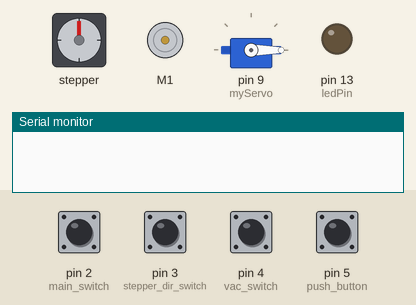
Recording of a sketch running on a simulated Arduino Uno, built with avr-gcc and run on an emulated ATmega328P. On the bench: stepper motor, DC motor (green arrow = forward, orange = backward, longer = faster), servo, output pins drawn as LEDs (lit = HIGH), the last lines printed to the serial monitor. Inputs (shaded band) come from the test bench; at power-on: pin 2 (main_switch), pin 3 (stepper_dir_switch), pin 4 (vac_switch), pin 5 (push_button) LOW. Stepper angles assume 200 steps per turn.

Above: at 0.2 s.
2.4 s: pin 5 (push_button) pulled HIGH for 0.15 s
At 2.82 s:
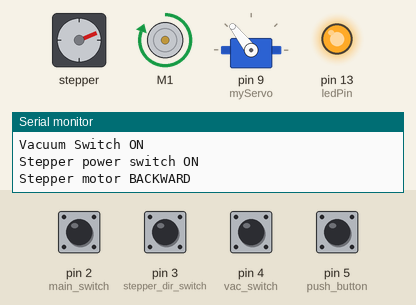
At 4.3 s:
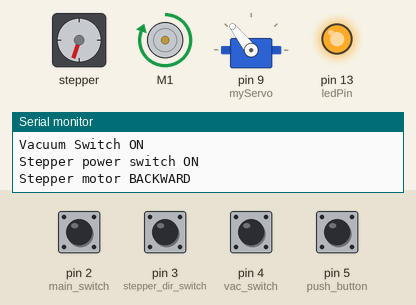
Timing chart, 0 to 20.2 s (numbered marks = the images above; inputs shaded):
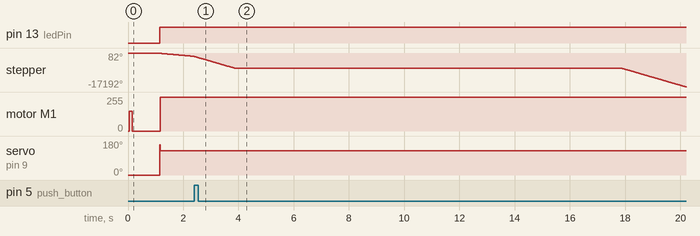

The sketch:

main_script_auto.ino
```cpp
#include <Wire.h>
#include <Adafruit_MotorShield.h>
#include <Servo.h>

Adafruit_MotorShield AFMS1 = Adafruit_MotorShield();
Adafruit_MotorShield AFMS2 = Adafruit_MotorShield();

// initiate DC motor at port 1 (M1)
Adafruit_DCMotor *vacMotor = AFMS1.getMotor(1);
// initiate Stepper motor at port 2 (M3 and M4)
Adafruit_StepperMotor *stepperMotor = AFMS2.getStepper(200, 2);
Servo myServo;  // create a servo object

// INPUT Hardwares
int main_switch = 2;
int stepper_dir_switch = 3;
int vac_switch = 4;
int push_button = 5;
int photoResistorPin = 1;

// OUTPUT Hardware
int ledPin = 13;

int val_main_switch = 0;
int val_step_dir_switch = 0;
int val_vac_switch = 0;
int lightLevel;

void setup() {
  Serial.begin(9600);
  AFMS1.begin();
  AFMS2.begin();

  // turn on stepper motor
  stepperMotor->setSpeed(1200);  // 1200 rpm
  stepperMotor->step(50, FORWARD, SINGLE);
  stepperMotor->step(50, BACKWARD, SINGLE);

  // turn on DC motor
  vacMotor->setSpeed(150); // PWM from 0 to 255
  vacMotor->run(FORWARD);
  delay(100);
  vacMotor->run(RELEASE);
  vacMotor->setSpeed(255);

  // initiate servo motor
  myServo.attach(9); // attaches the servo on pin 9 to the servo object
  myServo.write(0);
  delay(1000);
  myServo.write(160);

  pinMode(ledPin, OUTPUT);  // declare LED as output
  pinMode(main_switch, INPUT);    // declare switch as input
  pinMode(stepper_dir_switch, INPUT);    // declare switch as input
  pinMode(push_button, INPUT);
  pinMode(vac_switch, INPUT);    // declare switch as input
}

void loop() {
  stepper_motor();
  auto_feeding();
  vacuum_motor();
}

void stepper_motor()
{
  stepperMotor->setSpeed(2000);

  val_main_switch = digitalRead(main_switch);  // read input value
  val_step_dir_switch = digitalRead(stepper_dir_switch);  // read input value

  if (val_main_switch == HIGH) // check if the input is HIGH (switch OFF)
  {
    Serial.println("Stepper power switch OFF");
    digitalWrite(ledPin, LOW);  // turn LED OFF
    while (val_main_switch == HIGH)
    {
      stepperMotor->release();
      break;
    }
  }
  else
  {
    Serial.println("Stepper power switch ON");
    digitalWrite(ledPin, HIGH);  // turn LED ON
    while (val_main_switch == LOW)
    {
      if (val_step_dir_switch == HIGH)
      {
        Serial.println("Stepper motor FORWARD");
        stepperMotor->step(50, FORWARD, SINGLE);
        break;
      }
      else
      {
        Serial.println("Stepper motor BACKWARD");
        stepperMotor->step(50, BACKWARD, SINGLE);
        break;
      }
    }
  }
}

void auto_feeding()
{
  stepperMotor->setSpeed(1200);
  int PB_state = 0;

  PB_state = digitalRead(push_button);

  if (PB_state == HIGH)
  {
    digitalWrite(ledPin, HIGH);

    // Part of Sticker 1
    // stepperMotor->step(3258, BACKWARD, DOUBLE);
//    myServo.write(128);
//    vacMotor->run(FORWARD);
//    stepperMotor->step(250*1.5, BACKWARD, DOUBLE); // move 2 mm front
//    // check_sticker();
//    delay(10000);
//    vacMotor->run(RELEASE);
//    myServo.write(160);
    // Sticker 2
    myServo.write(128);
    vacMotor->run(FORWARD);
    stepperMotor->step(3340, BACKWARD, DOUBLE);
    // check_sticker();
    delay(12000);

    check_sticker();
    //delay(10000);
    delay(2000);

    // Sticker 3
    stepperMotor->step(7264, BACKWARD, DOUBLE);
    check_sticker();
    //delay(10000);
    delay(2000);

    // Sticker 4
    stepperMotor->step(6066-302, BACKWARD, DOUBLE);
    check_sticker();
    //delay(10000);
    delay(2000);

    // Sticker 5
    stepperMotor->step(2822, BACKWARD, DOUBLE);
    check_sticker();
    //delay(10000);
    delay(2000);

    // Sticker 6
    stepperMotor->step(3462, BACKWARD, DOUBLE);
    check_sticker();
    //delay(10000);
    delay(2000);

    // Sticker 7
    stepperMotor->step(6636-3000, BACKWARD, DOUBLE);
    check_sticker();
    vacMotor->run(RELEASE);
    myServo.write(160);
    //delay(10000);
    delay(2000);

    stepperMotor->release();

    PB_state = LOW;
  }
  else
  {
    stepperMotor->release();
  }

  PB_state = LOW;
}

void vacuum_motor()
{
   val_vac_switch = digitalRead(vac_switch);  // read input value

  if (val_vac_switch == HIGH)
  {
    Serial.println("Vacuum Switch OFF");
    myServo.write(160);

    while (val_vac_switch == HIGH)
    {
      vacMotor->run(RELEASE);
      break;
    }
  }
  else
  {
    Serial.println("Vacuum Switch ON");
    myServo.write(128);

    while (val_vac_switch == LOW)
    {
      vacMotor->run(FORWARD);
      break;
    }
  }
}

void check_sticker()
{
  lightLevel = analogRead(photoResistorPin);
  lightLevel = map(lightLevel, 0, 1023, 0, 255);
  lightLevel = constrain(lightLevel, 0, 255);

  int threshold  = 170;

  if (lightLevel > threshold)
  {
    for (int i = 0; i < 3; i++)
    {
      stepperMotor->step(400, BACKWARD, DOUBLE);
      stepperMotor->step(400, FORWARD, DOUBLE);
    }
  }
  else
  {
    stepperMotor->release();
  }

}
```
